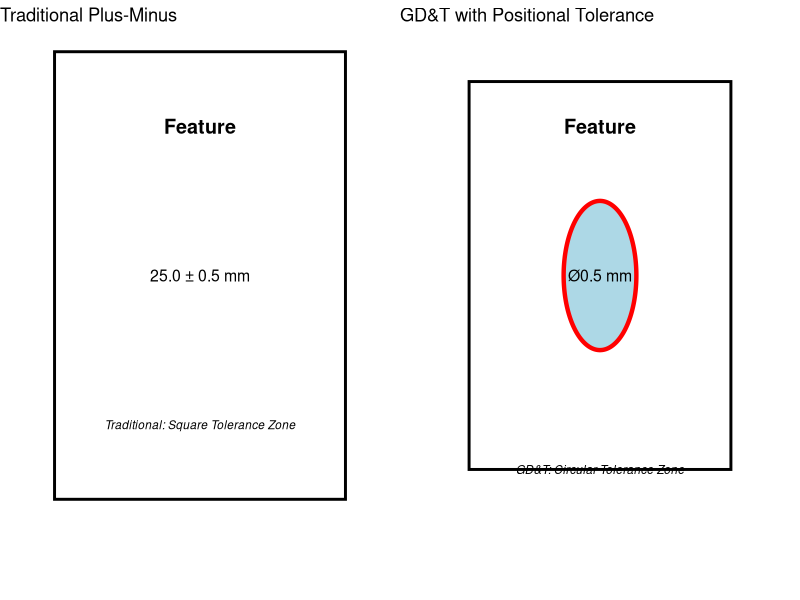
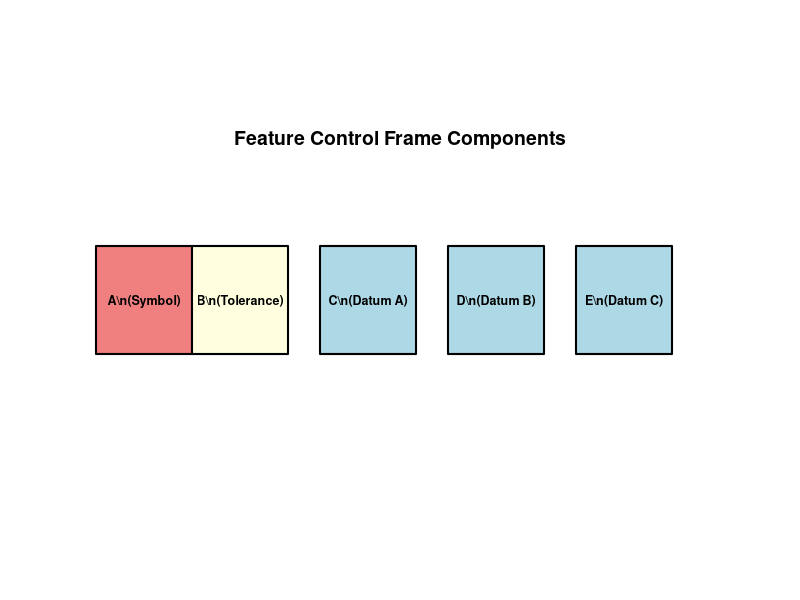
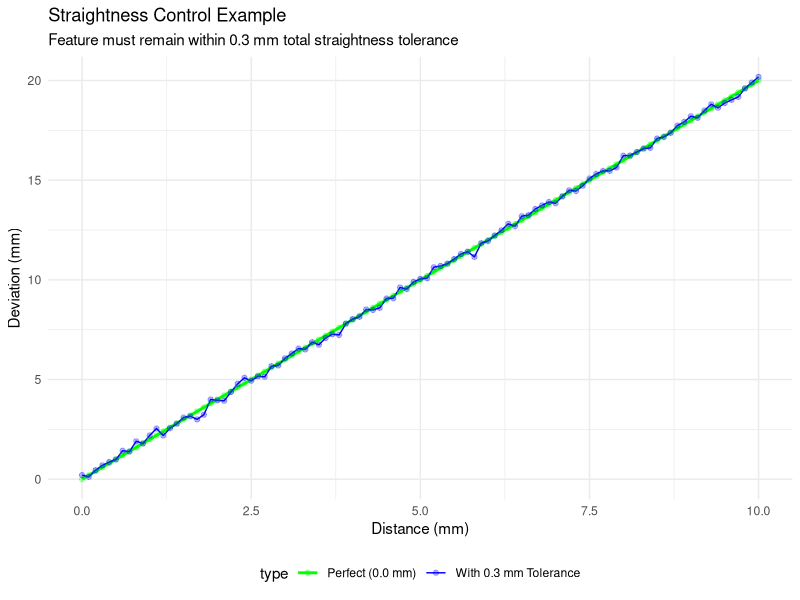
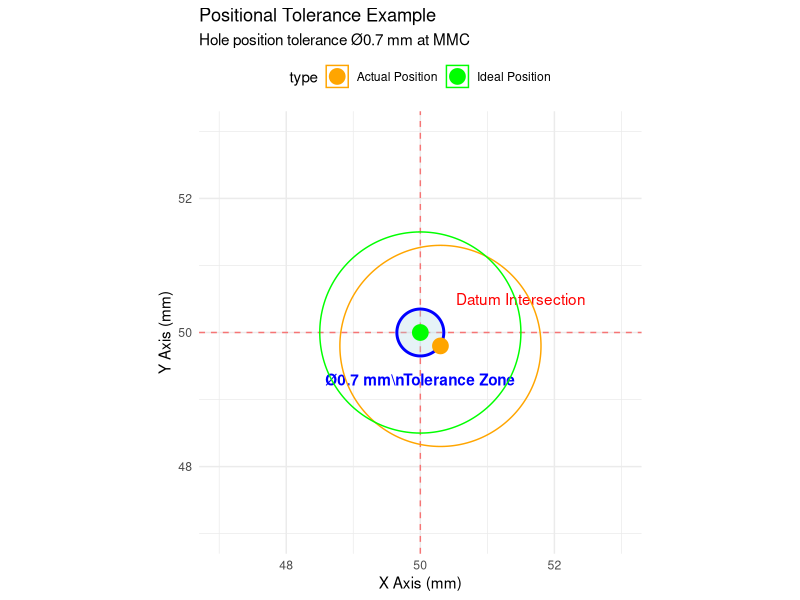
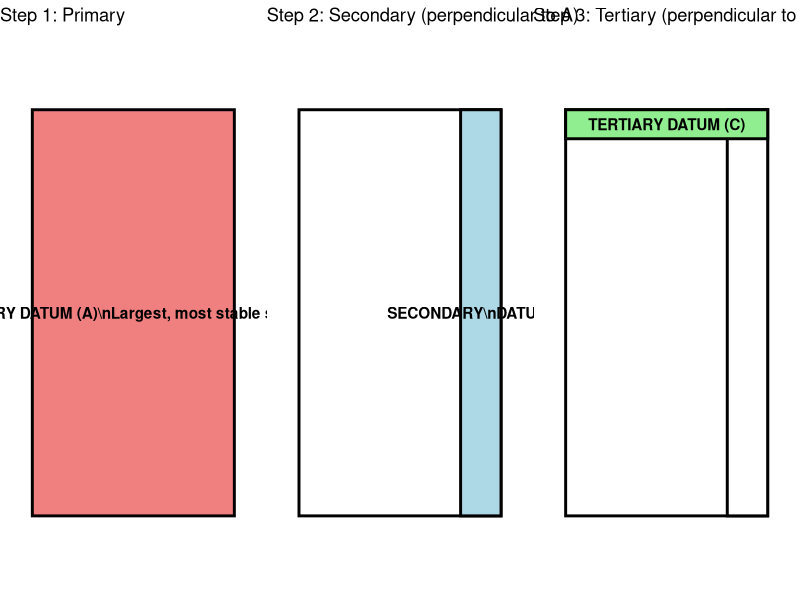
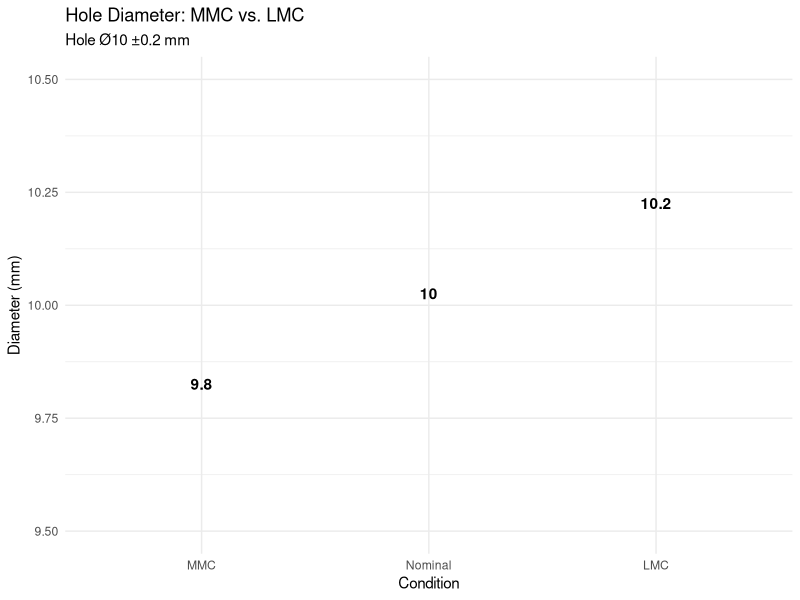
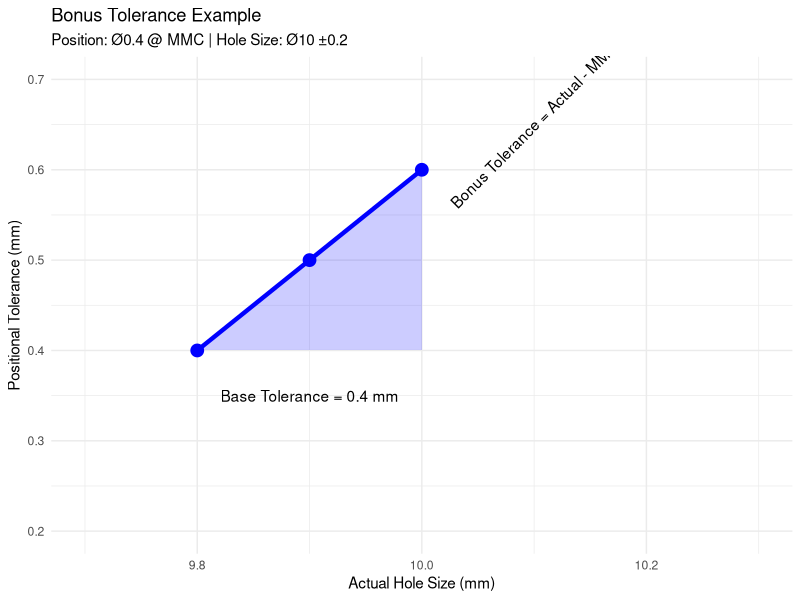
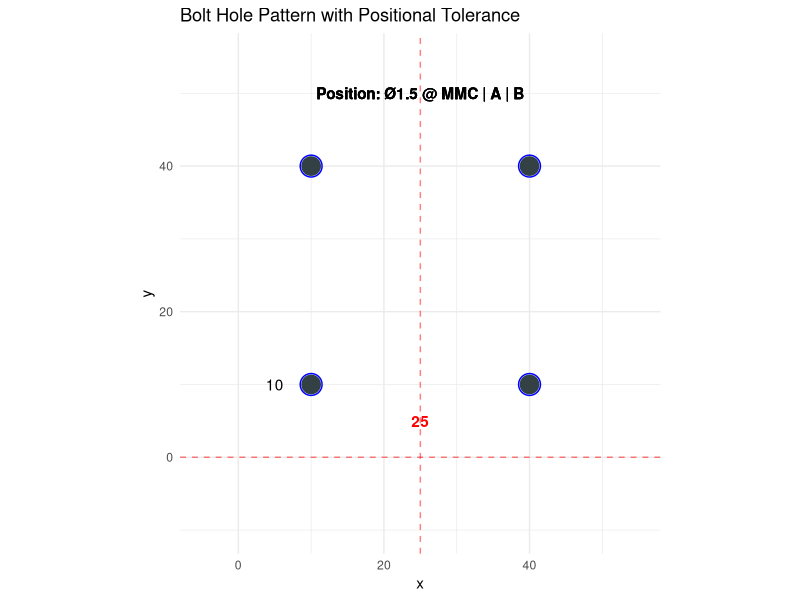

Write the R code that produced these figures, in order.
## ---- chunk 1

# Create a comparison visualization

library(ggplot2)
library(ggforce)
library(gridExtra)

# Traditional approach

p1 <- ggplot() +

  annotate("rect", xmin=0, xmax=4, ymin=0, ymax=3, 

           fill="white", color="black", linewidth=1) +

  annotate("text", x=2, y=2.5, label="Feature", fontface="bold", size=5) +

  annotate("text", x=2, y=1.5, label="25.0 ± 0.5 mm", size=4) +

  annotate("text", x=2, y=0.5, label="Traditional: Square Tolerance Zone", 

           fontface="italic", size=3) +

  xlim(-0.5, 4.5) + ylim(-0.5, 3) +

  theme_void() +

  ggtitle("Traditional Plus-Minus")

# GD&T approach

p2 <- ggplot() +

  annotate("rect", xmin=0.2, xmax=3.8, ymin=0.2, ymax=2.8, 

           fill="white", color="black", linewidth=1) +

  geom_circle(aes(x0=2, y0=1.5, r=0.5), 

           fill="lightblue", color="red", linewidth=1.5) +

  annotate("text", x=2, y=2.5, label="Feature", fontface="bold", size=5) +

  annotate("text", x=2, y=1.5, label="Ø0.5 mm", size=4) +

  annotate("text", x=2, y=0.2, label="GD&T: Circular Tolerance Zone", 

           fontface="italic", size=3) +

  xlim(-0.5, 4.5) + ylim(-0.5, 3) +

  theme_void() +

  ggtitle("GD&T with Positional Tolerance")

grid.arrange(p1, p2, ncol=2)
## ---- chunk 2
library(grid)
library(gridExtra)

# Create a Feature Control Frame
grid.newpage()
vp <- viewport(width=0.8, height=0.6, x=0.5, y=0.5)
pushViewport(vp)

# Draw the FCF boxes
fcf_x <- c(0.1, 0.25, 0.45, 0.65, 0.85)
fcf_labels <- c("A\\n(Symbol)", "B\\n(Tolerance)", "C\\n(Datum A)", "D\\n(Datum B)", "E\\n(Datum C)")
fcf_colors <- c("lightcoral", "lightyellow", "lightblue", "lightblue", "lightblue")

for (i in 1:5) {
  grid.rect(x=fcf_x[i], y=0.5, width=0.15, height=0.3, 
            gp=gpar(fill=fcf_colors[i], col="black", lwd=2))
  grid.text(fcf_labels[i], x=fcf_x[i], y=0.5, gp=gpar(fontsize=9, fontface="bold"))
}

# Add annotations
grid.text("Feature Control Frame Components", 
          x=0.5, y=0.95, gp=gpar(fontsize=14, fontface="bold"))

popViewport()
## ---- chunk 3
library(knitr)

modifiers_df <- data.frame(
  Symbol = c("Ø", "⊙", "M", "L", "S"),
  Name = c("Diameter", "Position", "Max Material Condition", "Least Material Condition", "Regardless of Size"),
  Application = c(
    "Circular tolerance zone",
    "Indicates positional tolerance",
    "Tolerance varies with feature size",
    "Tolerance varies inversely with feature size",
    "Fixed tolerance, independent of size"
  )
)

kable(modifiers_df, caption="Common GD&T Modifiers and Symbols", booktabs=TRUE)
## ---- chunk 4
library(ggplot2)

form_controls <- data.frame(
  Symbol = c("⌢", "⌭", "⌒", "◯"),
  Name = c("Straightness", "Flatness", "Circularity", "Cylindricity"),
  Definition = c(
    "All points lie on straight line",
    "All points lie on same plane",
    "All points equidistant from center",
    "All points equidistant from axis"
  )
)

kable(form_controls, caption="Form Control Characteristics", booktabs=TRUE)
## ---- chunk 5
library(ggplot2)
library(gridExtra)

# Generate a perfect vs. crooked line
set.seed(42)
x_coord <- seq(0, 10, by=0.1)

# Perfect straightness
perfect <- data.frame(
  x = x_coord,
  y = 2 * x_coord,
  type = "Perfect (0.0 mm)"
)

# With straightness deviation
crooked <- data.frame(
  x = x_coord,
  y = 2 * x_coord + rnorm(length(x_coord), mean=0, sd=0.15),
  type = "With 0.3 mm Tolerance"
)

data <- rbind(perfect, crooked)

ggplot(data, aes(x=x, y=y, color=type, linewidth=type)) +
  geom_line() +
  geom_point(alpha=0.3) +
  scale_linewidth_manual(values=c("Perfect (0.0 mm)" = 1, "With 0.3 mm Tolerance" = 0.5)) +
  scale_color_manual(values=c("Perfect (0.0 mm)" = "green", "With 0.3 mm Tolerance" = "blue")) +
  theme_minimal() +
  labs(
    title="Straightness Control Example",
    x="Distance (mm)",
    y="Deviation (mm)",
    subtitle="Feature must remain within 0.3 mm total straightness tolerance"
  ) +
  theme(legend.position="bottom")
## ---- chunk 6
orientation_controls <- data.frame(
  Symbol = c("⊥", "∥", "∠"),
  Name = c("Perpendicularity", "Parallelism", "Angularity"),
  Definition = c(
    "Feature is perpendicular to datum",
    "Feature is parallel to datum",
    "Feature at specific angle to datum"
  ),
  Use_Case = c(
    "Holes perpendicular to mounting surface",
    "Surfaces parallel for assembly",
    "Angled surfaces at specific degrees"
  )
)

kable(orientation_controls, caption="Orientation Control Characteristics", booktabs=TRUE)
## ---- chunk 7
location_controls <- data.frame(
  Symbol = c("⊙", "⊕", "◉"),
  Name = c("Position", "Concentricity", "Symmetry"),
  Definition = c(
    "Feature location relative to datums",
    "Feature axis coincident with datum axis",
    "Feature symmetrical about datum plane"
  ),
  Example = c(
    "Bolt hole pattern",
    "Concentric bores",
    "Symmetrical slot"
  )
)

kable(location_controls, caption="Location Control Characteristics", booktabs=TRUE)
## ---- chunk 8

library(ggplot2)
library(ggforce)

# Create ideal and actual hole positions

positions <- data.frame(

  x = c(50, 50.3),

  y = c(50, 49.8),

  type = c("Ideal Position", "Actual Position"),

  size = 8

)

ggplot() +

  # Datum axes

  geom_vline(xintercept=50, color="red", linetype="dashed", alpha=0.5) +

  geom_hline(yintercept=50, color="red", linetype="dashed", alpha=0.5) +

  annotate("text", x=51.5, y=50.5, label="Datum Intersection", fontsize=3, color="red") +

  

  # Tolerance zone (circular)

  geom_circle(aes(x0=50, y0=50, r=0.35), 

            fill="lightblue", color="blue", alpha=0.3, linewidth=1) +

  annotate("text", x=50, y=49.3, label="Ø0.7 mm\\nTolerance Zone", 

           fontsize=3, color="blue", fontface="bold") +

  

  # Hole positions

  geom_point(data=positions, aes(x=x, y=y, color=type), size=5) +

  geom_circle(data=positions, aes(x0=x, y0=y, r=1.5, color=type), 

              fill=NA, linewidth=0.5) +

  

  scale_color_manual(values=c("Ideal Position"="green", "Actual Position"="orange")) +

  coord_fixed() +

  xlim(47, 53) + ylim(47, 53) +

  theme_minimal() +

  labs(

    title="Positional Tolerance Example",

    subtitle="Hole position tolerance Ø0.7 mm at MMC",

    x="X Axis (mm)",

    y="Y Axis (mm)"

  ) +

  theme(legend.position="top")
## ---- chunk 9
runout_controls <- data.frame(
  Symbol = c("⌬", "⌭"),
  Name = c("Circular Runout", "Total Runout"),
  Definition = c(
    "Runout at each circular element about datum axis",
    "Total runout across all circular elements"
  ),
  Application = c(
    "Rotating bearing surfaces",
    "Shaft wobble tolerance"
  )
)

kable(runout_controls, caption="Runout Control Characteristics", booktabs=TRUE)
## ---- chunk 10
library(ggplot2)
library(gridExtra)

# Primary datum (large surface)
p1 <- ggplot() +
  geom_rect(aes(xmin=0, xmax=10, ymin=0, ymax=7), 
            fill="lightcoral", color="black", linewidth=1) +
  annotate("text", x=5, y=3.5, label="PRIMARY DATUM (A)\\nLargest, most stable surface", 
           fontsize=4, fontface="bold") +
  xlim(-1, 11) + ylim(-1, 8) +
  theme_void() +
  ggtitle("Step 1: Primary")

# Secondary datum (perpendicular surface)
p2 <- ggplot() +
  geom_rect(aes(xmin=0, xmax=10, ymin=0, ymax=7), 
            fill="white", color="black", linewidth=1) +
  geom_rect(aes(xmin=8, xmax=10, ymin=0, ymax=7), 
            fill="lightblue", color="black", linewidth=1) +
  annotate("text", x=9, y=3.5, label="SECONDARY\\nDATUM (B)", 
           fontsize=3, fontface="bold") +
  xlim(-1, 11) + ylim(-1, 8) +
  theme_void() +
  ggtitle("Step 2: Secondary (perpendicular to A)")

# Tertiary datum (edge)
p3 <- ggplot() +
  geom_rect(aes(xmin=0, xmax=10, ymin=0, ymax=7), 
            fill="white", color="black", linewidth=1) +
  geom_rect(aes(xmin=8, xmax=10, ymin=0, ymax=7), 
            fill="white", color="black", linewidth=1) +
  geom_rect(aes(xmin=0, xmax=10, ymin=6.5, ymax=7), 
            fill="lightgreen", color="black", linewidth=1) +
  annotate("text", x=5, y=6.75, label="TERTIARY DATUM (C)", 
           fontsize=3, fontface="bold") +
  xlim(-1, 11) + ylim(-1, 8) +
  theme_void() +
  ggtitle("Step 3: Tertiary (perpendicular to A & B)")

grid.arrange(p1, p2, p3, ncol=3)
## ---- chunk 11
drf_table <- data.frame(
  Position = c("Primary", "Secondary", "Tertiary"),
  Abbreviation = c("A", "B", "C"),
  Constraint = c("3 DOF restricted", "2 DOF restricted", "1 DOF restricted"),
  Feature = c("Largest plane/surface", "Perpendicular surface", "Edge or smallest feature"),
  Purpose = c("Establish origin", "Establish X-axis", "Establish Y-axis")
)

kable(drf_table, caption="Datum Reference Frame Structure", booktabs=TRUE)
## ---- chunk 12
library(ggplot2)

# Hole diameter tolerances
hole_data <- data.frame(
  condition = c("MMC", "Nominal", "LMC"),
  diameter = c(9.8, 10.0, 10.2),
  description = c("Smallest hole\\n(most material)", "Mid-range", "Largest hole\\n(least material)")
)

ggplot(hole_data, aes(x=reorder(condition, diameter), y=diameter, fill=condition)) +
  geom_col(width=0.6) +
  geom_text(aes(label=diameter), vjust=-0.5, fontsize=5, fontface="bold") +
  scale_fill_manual(values=c("MMC"="darkgreen", "Nominal"="gray", "LMC"="darkred")) +
  ylim(9.5, 10.5) +
  theme_minimal() +
  labs(
    title="Hole Diameter: MMC vs. LMC",
    subtitle="Hole Ø10 ±0.2 mm",
    x="Condition",
    y="Diameter (mm)"
  ) +
  theme(legend.position="none")
## ---- chunk 13
library(ggplot2)

# Positional tolerance with bonus
actual_size <- seq(9.8, 10.2, by=0.1)
positional_tolerance <- 0.4 + (actual_size - 9.8)

bonus_df <- data.frame(
  actual_size = actual_size,
  positional_tolerance = positional_tolerance,
  bonus = actual_size - 9.8
)

ggplot(bonus_df, aes(x=actual_size, y=positional_tolerance)) +
  geom_line(linewidth=1.5, color="blue") +
  geom_point(size=4, color="blue") +
  geom_ribbon(aes(ymin=0.4, ymax=positional_tolerance), alpha=0.2, fill="blue") +
  annotate("text", x=9.9, y=0.35, label="Base Tolerance = 0.4 mm", fontsize=4) +
  annotate("text", x=10.1, y=0.65, label="Bonus Tolerance = Actual - MMC", fontsize=3, angle=45) +
  theme_minimal() +
  labs(
    title="Bonus Tolerance Example",
    subtitle="Position: Ø0.4 @ MMC | Hole Size: Ø10 ±0.2",
    x="Actual Hole Size (mm)",
    y="Positional Tolerance (mm)"
  ) +
  xlim(9.7, 10.3) +
  ylim(0.2, 0.7)
## ---- chunk 14

library(ggplot2)
library(ggforce)

# Create bolt hole pattern

bolt_holes <- data.frame(

  x = c(10, 40, 10, 40),

  y = c(10, 10, 40, 40),

  hole_type = "Bolt Hole"

)

datums <- data.frame(

  x = c(0, 50, 25),

  y = c(0, 0, 0),

  label = c("Datum A", "Datum A", "Datum B")

)

ggplot() +

  # Reference frame

  geom_vline(xintercept=25, color="red", linetype="dashed", alpha=0.5) +

  geom_hline(yintercept=0, color="red", linetype="dashed", alpha=0.5) +

  

  # Bolt holes with tolerance zones

  geom_point(data=bolt_holes, aes(x=x, y=y), size=6, color="black") +

  geom_circle(data=bolt_holes, aes(x0=x, y0=y, r=1.5), 

            fill="lightblue", color="blue", alpha=0.3, linewidth=0.5) +

  

  # Dimensions

  annotate("text", x=5, y=10, label="10", fontsize=3) +

  annotate("text", x=25, y=5, label="25", fontsize=3, color="red", fontface="bold") +

  

  # GD&T callout

  annotate("text", x=25, y=50, label="Position: Ø1.5 @ MMC | A | B", 

           fontsize=4, fontface="bold", bbox=list(boxstyle="round", fill="yellow", alpha=0.7)) +

  

  coord_fixed() +

  xlim(-5, 55) + ylim(-10, 55) +

  theme_minimal() +

  labs(title="Bolt Hole Pattern with Positional Tolerance")
## ---- chunk 15

library(ggplot2)

# Shaft with runout indication

theta <- seq(0, 2*pi, length.out=100)

nominal_radius <- 5

# Perfect shaft

perfect_shaft <- data.frame(

  x = nominal_radius * cos(theta),

  y = nominal_radius * sin(theta),

  type = "Nominal"

)

# Shaft with runout (FIXED: Added missing * operator)

runout_shaft <- data.frame(

  x = (nominal_radius + 0.3 * sin(4*theta)) * cos(theta),

  y = (nominal_radius + 0.3 * sin(4*theta)) * sin(theta),

  type = "With 0.5 mm Runout"

)

data <- rbind(perfect_shaft, runout_shaft)

ggplot(data, aes(x=x, y=y, color=type, linewidth=type)) +

  geom_path() +

  scale_linewidth_manual(values=c("Nominal"=0.5, "With 0.5 mm Runout"=1)) +

  scale_color_manual(values=c("Nominal"="green", "With 0.5 mm Runout"="red")) +

  # Datum axis

  geom_vline(xintercept=0, color="blue", linetype="dashed", alpha=0.5) +

  geom_hline(yintercept=0, color="blue", linetype="dashed", alpha=0.5) +

  annotate("text", x=0.5, y=6, label="Datum A\\n(Shaft Axis)", fontsize=3, color="blue") +

  coord_fixed() +

  theme_minimal() +

  labs(

    title="Total Runout: Rotating Shaft",

    subtitle="Total runout 0.5 mm | A",

    x="X (mm)",

    y="Y (mm)"

  ) +

  theme(legend.position="bottom")
## ---- chunk 16
library(ggplot2)

# Component dimensions and tolerances
components <- data.frame(
  part = c("Part 1", "Part 2", "Part 3"),
  nominal = c(10, 8, 15),
  lower = c(-0.2, -0.3, -0.25),
  upper = c(0.2, 0.3, 0.25)
)

components$min_size <- components$nominal + components$lower
components$max_size <- components$nominal + components$upper

# Calculate stack-up
nominal_total <- sum(components$nominal)
min_total <- sum(components$min_size)
max_total <- sum(components$max_size)
tolerance_stack <- max_total - min_total

results_df <- data.frame(
  Condition = c("Minimum", "Nominal", "Maximum"),
  Total_Length = c(min_total, nominal_total, max_total)
)

ggplot(results_df, aes(x=reorder(Condition, Total_Length), y=Total_Length, fill=Condition)) +
  geom_col(width=0.6) +
  geom_text(aes(label=paste(Total_Length, "mm")), vjust=-0.5, fontsize=5, fontface="bold") +
  scale_fill_manual(values=c("Minimum"="blue", "Nominal"="gray", "Maximum"="red")) +
  ylim(32, 35) +
  theme_minimal() +
  labs(
    title="Tolerance Stack-Up: Worst-Case",
    subtitle=paste("Total Stack-Up Tolerance = ±", tolerance_stack/2, "mm"),
    x="Condition",
    y="Total Length (mm)"
  ) +
  theme(legend.position="none")
## ---- chunk 17
library(ggplot2)

# Distribution comparison
size_range <- seq(32, 35, by=0.1)

# Worst-case (uniform distribution)
worst_case <- data.frame(
  size = size_range,
  probability = ifelse(size_range >= 32.3 & size_range <= 34.7, 0.4, 0),
  method = "Worst-Case"
)

# Statistical (normal distribution)
statistical <- data.frame(
  size = size_range,
  probability = dnorm(size_range, mean=33.5, sd=0.3),
  method = "Statistical"
)

data <- rbind(worst_case, statistical)

ggplot(data, aes(x=size, y=probability, fill=method)) +
  geom_area(alpha=0.6, position="identity") +
  scale_fill_manual(values=c("Worst-Case"="lightcoral", "Statistical"="lightblue")) +
  theme_minimal() +
  labs(
    title="Tolerance Distribution Methods",
    x="Dimension (mm)",
    y="Probability Density",
    subtitle="Statistical allows tighter tolerances than worst-case"
  ) +
  theme(legend.position="top")
## ---- chunk 18
# Component tolerances
part_1 <- list(nominal = 10.0, tolerance = 0.1)
part_2 <- list(nominal = 8.0, tolerance = 0.15)
part_3 <- list(nominal = 6.0, tolerance = 0.1)

# Calculate stack-up
nominal_total <- part_1$nominal + part_2$nominal + part_3$nominal
total_tolerance <- part_1$tolerance + part_2$tolerance + part_3$tolerance

min_length <- nominal_total - total_tolerance
max_length <- nominal_total + total_tolerance

cat("Minimum total length:", min_length, "mm\\n")
cat("Nominal total length:", nominal_total, "mm\\n")
cat("Maximum total length:", max_length, "mm\\n")
cat("Total tolerance stack-up: ±", total_tolerance, "mm\\n")
